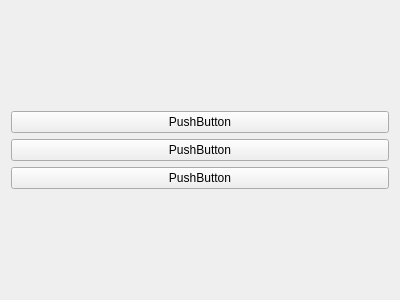
<?xml version="1.0" encoding="UTF-8"?>
<ui version="4.0">
 <class>propertyForm</class>
 <widget class="QWidget" name="propertyForm">
  <property name="geometry">
   <rect>
    <x>0</x>
    <y>0</y>
    <width>400</width>
    <height>300</height>
   </rect>
  </property>
  <property name="windowTitle">
   <string>Form</string>
  </property>
  <layout class="QVBoxLayout" name="verticalLayout_2">
   <item>
    <layout class="QVBoxLayout" name="verticalLayout">
     <item>
      <widget class="QPushButton" name="pushButton">
       <property name="text">
        <string>PushButton</string>
       </property>
      </widget>
     </item>
     <item>
      <widget class="QPushButton" name="pushButton_3">
       <property name="text">
        <string>PushButton</string>
       </property>
      </widget>
     </item>
     <item>
      <widget class="QPushButton" name="pushButton_2">
       <property name="text">
        <string>PushButton</string>
       </property>
      </widget>
     </item>
    </layout>
   </item>
  </layout>
 </widget>
 <resources/>
 <connections/>
</ui>
